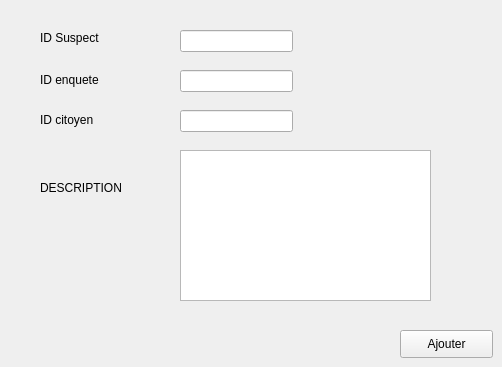
        <widget class="QWidget" name="tab_13">
         <attribute name="icon">
          <iconset resource="images.qrc">
           <normaloff>:/suspect.jpg</normaloff>:/suspect.jpg</iconset>
         </attribute>
         <attribute name="title">
          <string>ajouter un suspect</string>
         </attribute>
         <widget class="QLineEdit" name="lineEdit_5">
          <property name="geometry">
           <rect>
            <x>180</x>
            <y>70</y>
            <width>113</width>
            <height>22</height>
           </rect>
          </property>
         </widget>
         <widget class="QLineEdit" name="lineEdit_6">
          <property name="geometry">
           <rect>
            <x>180</x>
            <y>110</y>
            <width>113</width>
            <height>22</height>
           </rect>
          </property>
         </widget>
         <widget class="QTextEdit" name="textEdit_2">
          <property name="geometry">
           <rect>
            <x>180</x>
            <y>150</y>
            <width>251</width>
            <height>151</height>
           </rect>
          </property>
         </widget>
         <widget class="QLabel" name="label_68">
          <property name="geometry">
           <rect>
            <x>40</x>
            <y>70</y>
            <width>101</width>
            <height>20</height>
           </rect>
          </property>
          <property name="text">
           <string>ID enquete</string>
          </property>
         </widget>
         <widget class="QLabel" name="label_69">
          <property name="geometry">
           <rect>
            <x>40</x>
            <y>110</y>
            <width>81</width>
            <height>20</height>
           </rect>
          </property>
          <property name="text">
           <string>ID citoyen</string>
          </property>
         </widget>
         <widget class="QLabel" name="label_70">
          <property name="geometry">
           <rect>
            <x>40</x>
            <y>180</y>
            <width>81</width>
            <height>16</height>
           </rect>
          </property>
          <property name="text">
           <string>DESCRIPTION</string>
          </property>
         </widget>
         <widget class="QPushButton" name="pushButton_ajoususpect">
          <property name="geometry">
           <rect>
            <x>400</x>
            <y>330</y>
            <width>93</width>
            <height>28</height>
           </rect>
          </property>
          <property name="text">
           <string>Ajouter</string>
          </property>
         </widget>
         <widget class="QLabel" name="label_87">
          <property name="geometry">
           <rect>
            <x>40</x>
            <y>30</y>
            <width>71</width>
            <height>16</height>
           </rect>
          </property>
          <property name="text">
           <string>ID Suspect</string>
          </property>
         </widget>
         <widget class="QLineEdit" name="lineEdit_17">
          <property name="geometry">
           <rect>
            <x>180</x>
            <y>30</y>
            <width>113</width>
            <height>22</height>
           </rect>
          </property>
         </widget>
        </widget>
